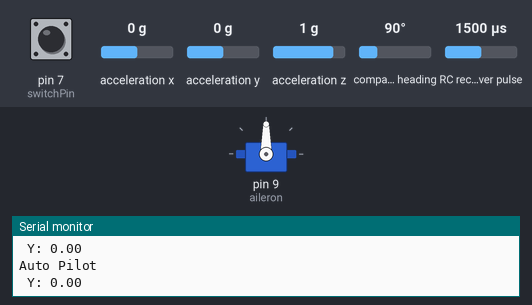
Recording of a sketch running on a simulated Arduino Uno, built with avr-gcc and run on an emulated ATmega328P. On the bench: servo, the last lines printed to the serial monitor. Wiring (inferred from the names in the program): RC receiver channel: data pin 8. The test bench sets the inputs (shaded band); at power-on: acceleration x 0 g, acceleration y 0 g, acceleration z 1 g, pin 7 (switchPin) HIGH, compass heading 90°, RC receiver pulse 1500 µs.

Above: at 2.2 s.
2.3 s: acceleration x set to -1.4 g
At 5.2 s:
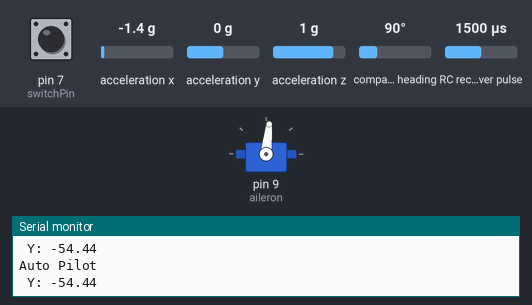
5.5 s: acceleration y set to -1.4 g
At 7.5 s:
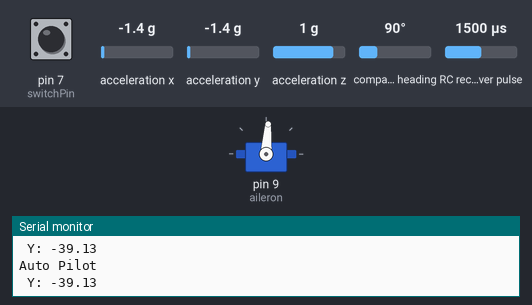
8.6 s: acceleration z set to -0.8 g
At 10.8 s:
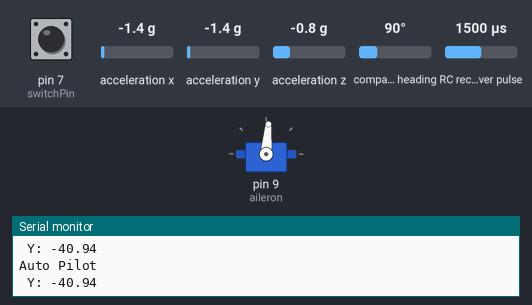
11.6 s: pin 7 (switchPin) pulsed LOW 2 times (0.12 s each, 0.3 s apart)
At 12.4 s:
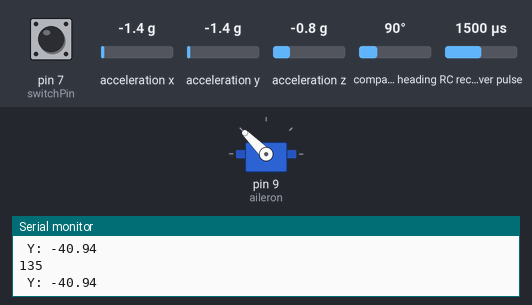
Timing chart, 0 to 14.6 s (numbered marks = the images above; inputs shaded):
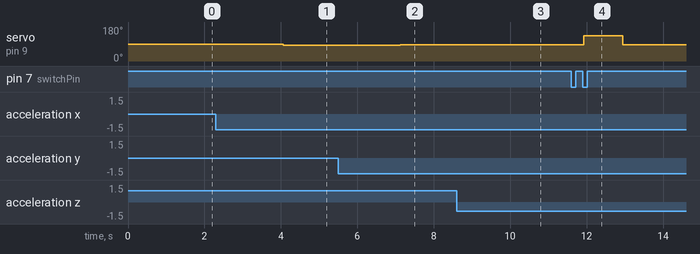

The sketch:

IMUandServoTest.ino
```cpp
#include <Wire.h>
#include <Adafruit_Sensor.h>
#include <Adafruit_BNO055.h>
#include <utility/imumaths.h>
#include <Servo.h>

/* This driver uses the Adafruit unified sensor library (Adafruit_Sensor),
   which provides a common 'type' for sensor data and some helper functions.

   To use this driver you will also need to download the Adafruit_Sensor
   library and include it in your libraries folder.

   You should also assign a unique ID to this sensor for use with
   the Adafruit Sensor API so that you can identify this particular
   sensor in any data logs, etc.  To assign a unique ID, simply
   provide an appropriate value in the constructor below (12345
   is used by default in this example).

   Connections
   ===========
   Connect SCL to SCL pin (analog 5 on Arduino UNO)
   Connect SDA to SDA pin (analog 4 on Arduino UNO)
   Connect VDD to 3-5V DC (depending on your board's logic level)
   Connect GROUND to common ground

   History
   =======
   2015/MAR/03  - First release (KTOWN)
   2015/AUG/27  - Added calibration and system status helpers
*/

/* Set the delay between fresh samples */
#define BNO055_SAMPLERATE_DELAY_MS (50)

Servo aileron; //create servo object to control servo
int pos = 90; //neutral point for the servo
int switchPin = 7;
int rxAileronPin = 8;
int rxAileronRaw;
int rxAileronPass = 90;
int rxAileronSum;
unsigned long duration;
int average = 0;

// Check I2C device address and correct line below (by default address is 0x29 or 0x28)
//                                   id, address
Adafruit_BNO055 bno = Adafruit_BNO055(55, 0x28);

/**************************************************************************/
/*
    Displays some basic information on this sensor from the unified
    sensor API sensor_t type (see Adafruit_Sensor for more information)
*/
/**************************************************************************/
void displaySensorDetails(void)
{
  sensor_t sensor;
  bno.getSensor(&sensor);
  Serial.println("------------------------------------");
  Serial.print  ("Sensor:       "); Serial.println(sensor.name);
  Serial.print  ("Driver Ver:   "); Serial.println(sensor.version);
  Serial.print  ("Unique ID:    "); Serial.println(sensor.sensor_id);
  Serial.print  ("Max Value:    "); Serial.print(sensor.max_value); Serial.println(" xxx");
  Serial.print  ("Min Value:    "); Serial.print(sensor.min_value); Serial.println(" xxx");
  Serial.print  ("Resolution:   "); Serial.print(sensor.resolution); Serial.println(" xxx");
  Serial.println("------------------------------------");
  Serial.println("");
  delay(500);
}

/**************************************************************************/
/*
    Display some basic info about the sensor status
*/
/**************************************************************************/
void displaySensorStatus(void)
{
  /* Get the system status values (mostly for debugging purposes) */
  uint8_t system_status, self_test_results, system_error;
  system_status = self_test_results = system_error = 0;
  bno.getSystemStatus(&system_status, &self_test_results, &system_error);

  /* Display the results in the Serial Monitor */
  Serial.println("");
  Serial.print("System Status: 0x");
  Serial.println(system_status, HEX);
  Serial.print("Self Test:     0x");
  Serial.println(self_test_results, HEX);
  Serial.print("System Error:  0x");
  Serial.println(system_error, HEX);
  Serial.println("");
  delay(500);
}

/**************************************************************************/
/*
    Display sensor calibration status
*/
/**************************************************************************/
void displayCalStatus(void)
{
  /* Get the four calibration values (0..3) */
  /* Any sensor data reporting 0 should be ignored, */
  /* 3 means 'fully calibrated" */
  uint8_t system, gyro, accel, mag;
  system = gyro = accel = mag = 0;
  bno.getCalibration(&system, &gyro, &accel, &mag);

  /* The data should be ignored until the system calibration is > 0 */
  Serial.print("\t");
  if (!system)
  {
    Serial.print("! ");
  }

  /* Display the individual values */
  Serial.print("Sys:");
  Serial.print(system, DEC);
  Serial.print(" G:");
  Serial.print(gyro, DEC);
  Serial.print(" A:");
  Serial.print(accel, DEC);
  Serial.print(" M:");
  Serial.print(mag, DEC);
}

/**************************************************************************/
/*
    Arduino setup function (automatically called at startup)
*/
/**************************************************************************/
void setup(void)
{
  aileron.attach(9); //attaches the servo to pin 9
  Serial.begin(9600);
  Serial.println("Orientation Sensor Test"); Serial.println("");
  pinMode(switchPin, INPUT);
  pinMode(rxAileronPin, INPUT);
  /* Initialise the sensor */
  if (!bno.begin())
  {
    /* There was a problem detecting the BNO055 ... check your connections */
    Serial.print("Ooops, no BNO055 detected ... Check your wiring or I2C ADDR!");
    while (1);
  }

  delay(1000);

  /* Display some basic information on this sensor */
  //displaySensorDetails();

  /* Optional: Display current status */
  //displaySensorStatus();

  bno.setExtCrystalUse(true);
}

/**************************************************************************/
/*
    Arduino loop function, called once 'setup' is complete (your own code
    should go here)
*/
/**************************************************************************/
void loop(void)
{
  /* Get a new sensor event */
  sensors_event_t event;
  bno.getEvent(&event);

  imu::Vector<3> euler = bno.getVector(Adafruit_BNO055::VECTOR_EULER);

  /* Display the floating point data */
  //Serial.print("X: ");
  //Serial.print(euler.x());
  Serial.print(" Y: ");
  Serial.println(euler.y());
  //Serial.print(" Z: ");
  //Serial.print(euler.z());
  //Serial.println("");

  duration = pulseIn(switchPin, HIGH);

  rxAileronSum += pulseIn(rxAileronPin, HIGH); //not a good function to use. Need a workaround.
  average = average +1;
  if (average > 3) {

    rxAileronRaw = rxAileronSum / 3; //check 3 later...
    rxAileronPass = rxAileronRaw / 11.11 - 45; //millisecond convertion to angles for servo

    rxAileronSum = 0;
    average = 0;
  }

  if (duration > 1500) {
    //Serial.print("passing - ");
    //Serial.print(" - ");
    Serial.println(rxAileronPass);
    aileron.write(rxAileronPass);
  }
  else {
    Serial.println("Auto Pilot");
    pos = 90 + 0.1 * euler.y();
    aileron.write(pos);
  }


  /* Optional: Display calibration status
    displayCalStatus();

     Optional: Display sensor status (debug only)
    displaySensorStatus();

    New line for the next sample
    Serial.println("");
  */
  /* Wait the specified delay before requesting nex data */
  //delay(BNO055_SAMPLERATE_DELAY_MS);
}
```

Measured:
- after the input at 2.3 s, servo on pin 9 (aileron): 90° → 84° after 1.8 s
- after the input at 5.5 s, servo on pin 9 (aileron): 84° → 86° after 1.6 s
- after the input at 8.6 s, servo on pin 9 (aileron): 86° → 85° after 1.6 s
- after the input at 11.6 s, servo on pin 9 (aileron): 85° → 135° after 0.32 s, → 85° 1.0 s later
